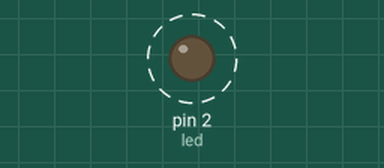
Simulated run of this sketch. Board: Arduino Uno, built with avr-gcc and run on an emulated ATmega328P. On the bench: output pins drawn as LEDs (lit = HIGH). Dashed ring = blinking. What the sketch prints to the serial monitor is not drawn.

Above: at 0.5 s.
Timing chart, 0 to 4.6 s (numbered marks = the images above):
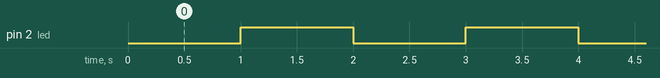

The sketch:

Eric_blink_led.ino
```cpp
#define led 2
unsigned long int tempo_led=0;
bool flag1_led=true;
bool flag2_led=false;

void setup(){
  Serial.begin(9600);
  pinMode(led, OUTPUT);
  tempo_led=millis();
}

void loop(){

  if(tempo_led+1000<=millis()){    //BLINK
    tempo_led=millis();
    flag2_led=true;
    Serial.println("a");
  }
  if(flag2_led){
    Serial.println("b");
    if(flag1_led){
      flag1_led=false;
      digitalWrite(led, HIGH);
      flag2_led=false;
      Serial.println("c");
    }
    else{
      flag1_led=true;
      digitalWrite(led, LOW);
      flag2_led=false;
      Serial.println("d");
    }
  }
}
```

Measured:
- by itself, pin 2 (led): alternates HIGH for 1.0 s and LOW for 1.0 s
